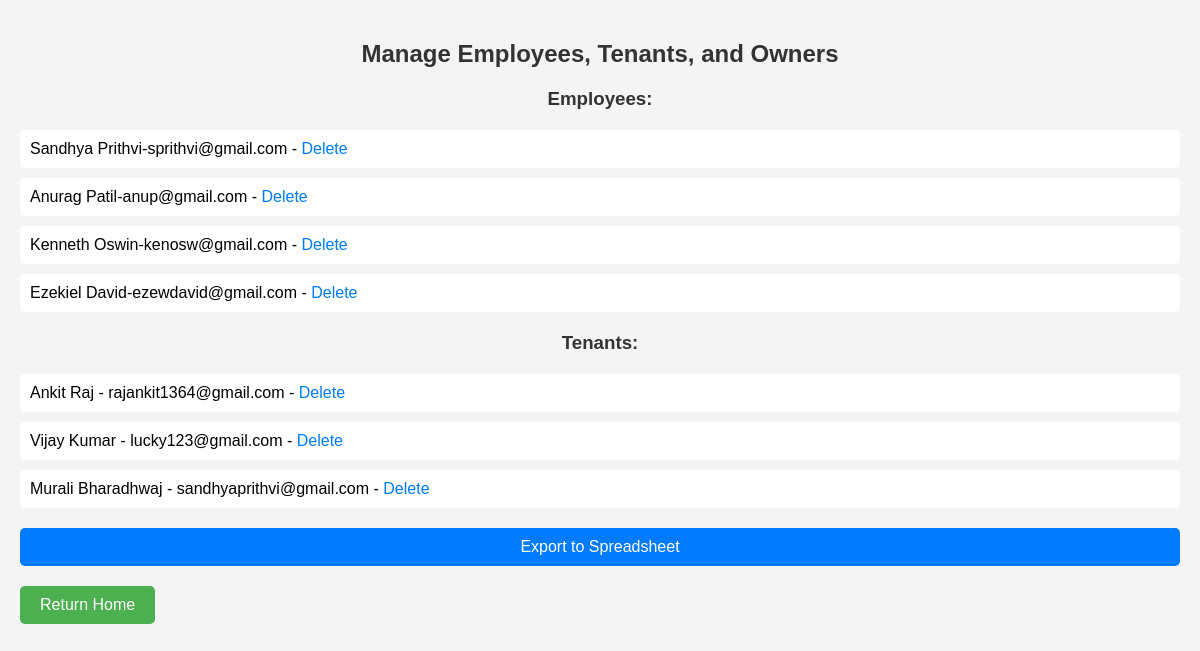
Before: /Admin/manage_data.php with the older database file.
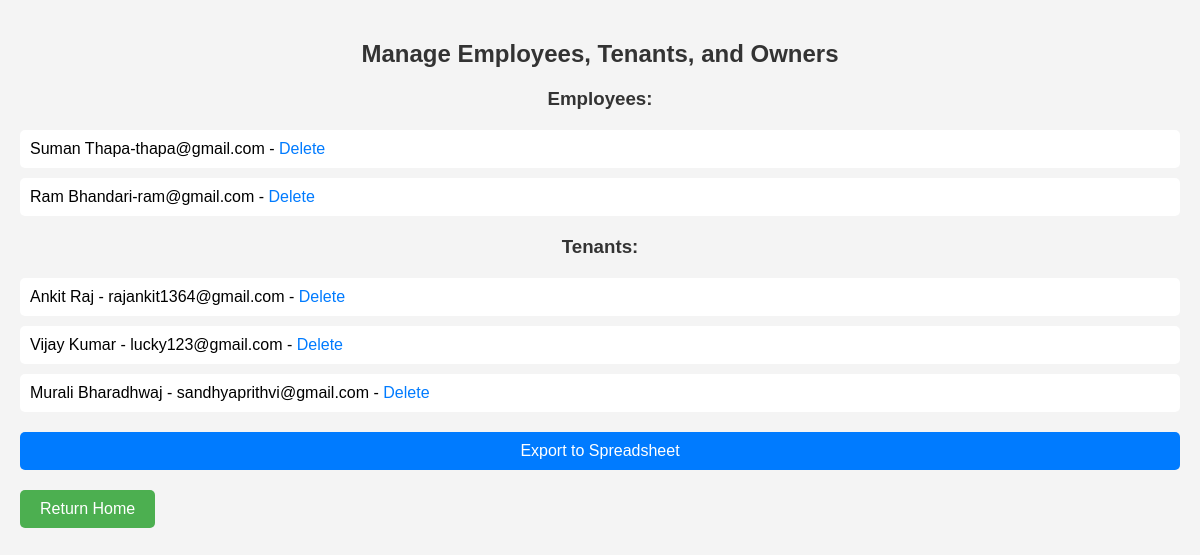
After: the same page with the newer database file.
### tables this page shows
CREATE TABLE `employee` (
  `employee_id` int(11) NOT NULL,
  `first_name` varchar(255) NOT NULL,
  `last_name` varchar(255) NOT NULL,
  `email` varchar(255) NOT NULL,
  `phone_number` varchar(20) NOT NULL,
  `admin_id` int(11) DEFAULT NULL,
  `username` varchar(255) NOT NULL,
  `password` varchar(255) NOT NULL,
  `owner_id` int(11) DEFAULT NULL,
  `name` varchar(50) NOT NULL
);

CREATE TABLE `tenant` (
  `tenant_id` int(11) NOT NULL,
  `first_name` varchar(255) NOT NULL,
  `last_name` varchar(255) NOT NULL,
  `email` varchar(255) NOT NULL,
  `phone_number` varchar(20) NOT NULL,
  `age` int(11) NOT NULL,
  `dob` date NOT NULL,
  `owner_id` int(11) DEFAULT NULL,
  `username` varchar(255) NOT NULL,
  `password` varchar(255) NOT NULL
);

### Admin/manage_data.php (the view, shortened to what this page needs)
<?php
$conn = connect();
$employee_query = "SELECT * FROM employee";
$employee_result = $conn->query($employee_query);
$tenant_query = "SELECT * FROM tenant";
$tenant_result = $conn->query($tenant_query);
?>
<!DOCTYPE html>
<html lang="en">
<head>
</head>
<body>
    <h2>Manage Employees, Tenants, and Owners</h2>
    <h3>Employees:</h3>
    <ul>
        <?php
        if ($employee_result->num_rows > 0) {
            while ($row = $employee_result->fetch_assoc()) {
                echo "<li>" . $row["first_name"] ." " . $row["last_name"]. "-" . $row["email"] . " - <a href='delete.php?type=employee&id=" . $row["employee_id"] . "'>Delete</a></li>";
            }
        } else {
            echo "<li>No employees found.</li>";
        }
        ?>
    </ul>
    <h3>Tenants:</h3>
    <ul>
        <?php
        if ($tenant_result->num_rows > 0) {
            while ($row = $tenant_result->fetch_assoc()) {
                echo "<li>" . $row["first_name"] . " " . $row["last_name"] . " - " . $row["email"] . " - <a href='delete.php?type=tenant&id=" . $row["tenant_id"] . "'>Delete</a></li>";
            }
        } else {
            echo "<li>No tenants found.</li>";
        }
        ?>
    </ul>
    <a class="export-button" href="export.php">Export to Spreadsheet</a>
    <a href="admin_dashboard.php" class="back-button">Return Home</a>
</body>
</html>

### Admin/manage_data.php (style rules this page uses)
body { font-family: Arial, sans-serif; background-color: #f4f4f4; margin: 0; padding: 20px; }
h2, h3 { color: #333; text-align: center; }
ul { list-style-type: none; padding: 0; margin: 20px 0; }
li { background-color: #fff; padding: 10px; border-radius: 5px; margin-bottom: 10px; }
a { color: #007bff; text-decoration: none; }
.export-button { display: block; background-color: #007bff; color: #fff; border: none; border-radius: 5px; padding: 10px 20px; margin: 20px auto; text-decoration: none; text-align: center; cursor: pointer; }
.back-button { display: inline-block; padding: 10px 20px; background-color: #4CAF50; color: white; text-decoration: none; border-radius: 5px; margin-right: 20px; }

Changed rows visible on the page:
removed employee: first_name "Sandhya", last_name "Prithvi", email "sprithvi@gmail.com"
removed employee: first_name "Anurag", last_name "Patil", email "anup@gmail.com"
removed employee: first_name "Kenneth", last_name "Oswin", email "kenosw@gmail.com"
removed employee: first_name "Ezekiel", last_name "David", email "ezewdavid@gmail.com"
added employee: first_name "Suman", last_name "Thapa", email "thapa@gmail.com"
added employee: first_name "Ram", last_name "Bhandari", email "ram@gmail.com"
